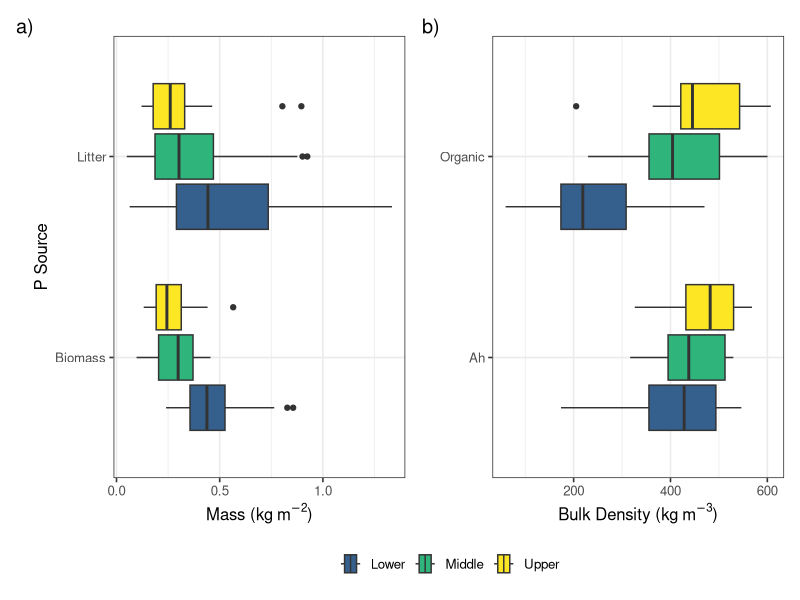
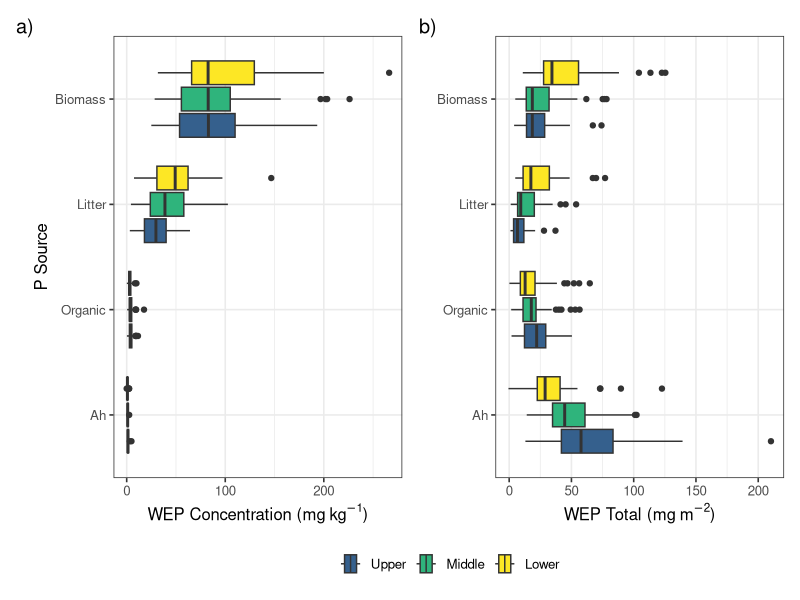

Write the R code that produced these figures, in order.
## ---- chunk 1
library(tidyverse)
library(viridis)
library(patchwork)
## ---- chunk 2
conc <- read_csv(here::here("./notebooks/P_concentration.csv")) %>%
  rename("conc" = "ak_content") %>%
  filter(timing == "Before") %>%
  mutate(sample_type = fct_recode(sample_type, "Ah" = "Soil")) %>%
  mutate(sample_type = fct_relevel(sample_type, c("Ah", "Organic", "Litter","Biomass"))) %>%
  mutate(location = fct_relevel(location, c("Upper", "Middle", "Lower")))

mass_data <- read_csv(here::here("./notebooks/mass.csv")) %>%
  filter(timing == "Before") %>%
  mutate(sample_type = fct_relevel(sample_type, c("Biomass", "Litter")))

bd_data <- read_csv(here::here("./notebooks/bulk density.csv")) %>% # Bulk density measurements
  mutate(mass = bd * length_cm/100 * 1) %>%
  mutate(sample_type = fct_recode(sample_type, "Organic" = "LFH"))
## ---- chunk 3
total_data <- conc %>%
  left_join(mass_data) %>%
  left_join(bd_data) %>%
  mutate(p_total = case_when(sample_type == "Biomass" ~ conc * dryweight/1000 /0.25,
                             sample_type == "Litter" ~ conc * dryweight/1000 /0.25,
                             sample_type == "Organic" ~ conc *mass,
                             sample_type == "Ah"  ~ conc *mass)) %>%
  mutate(sample_type = fct_relevel(sample_type, c("Ah", "Organic", "Litter","Biomass"))) %>%
  mutate(location = fct_relevel(location, c("Upper", "Middle", "Lower")))

## ---- chunk 4
conc %>%
  group_by(sample_type) %>%
  summarise(mean = mean(conc, na.rm = T),
            median = median(conc, na.rm = T),
            sd = sd(conc, na.rm = T),
            IQR = quantile(conc, 0.75, na.rm = T) -quantile(conc, 0.25, na.rm = T))

conc %>%
  group_by(sample_type, location) %>%
  summarise(mean = mean(conc, na.rm = T),
            median = median(conc, na.rm = T),
            sd = sd(conc, na.rm = T),
            IQR = quantile(conc, 0.75, na.rm = T) -quantile(conc, 0.25, na.rm = T))

total_data %>%
  group_by(sample_type) %>%
  summarise(mean = mean(p_total, na.rm = T),
            median = median(p_total, na.rm = T),
            sd = sd(p_total, na.rm = T),
            IQR = quantile(p_total, 0.75, na.rm = T) -quantile(p_total, 0.25, na.rm = T))

total_data %>%
  group_by(sample_type, location) %>%
  summarise(mean = mean(p_total, na.rm = T),
            median = median(p_total, na.rm = T),
            sd = sd(p_total, na.rm = T),
            IQR = quantile(p_total, 0.75, na.rm = T) -quantile(p_total, 0.25, na.rm = T))
## ---- chunk 5
p5 <- ggplot(data = bd_data, aes(y = sample_type, x = bd, fill = location)) + 
  geom_boxplot() +
  theme_bw(base_size = 12) +
  labs(x = expression(paste("Bulk Density (", kg~m^{-3}, ")")), tag = "b)") +
  scale_fill_viridis_d(begin = 0.3, end = 1) +
  theme(legend.position = "bottom", 
        legend.title = element_blank(),
        axis.title.y = element_blank())
## ---- chunk 6
p4 <- ggplot(data = mass_data, aes(y = sample_type, x = dryweight/1000 /0.25, fill = location)) + 
  geom_boxplot() +
  theme_bw(base_size = 12) +
  labs(x = expression(paste("Mass (", kg~m^{-2}, ")")), y = "P Source", tag = "a)") +
  scale_fill_viridis_d(begin = 0.3, end = 1) +
  theme(legend.position = "bottom", 
        legend.title = element_blank())
## ---- chunk 7
#| label: suppfig-weights-bd
#| fig-cap: "a) Mass of biomass and litter before grazing and mowing and b) the bulk density of the organic layer and 10 cm Ah horizon"
#| fig-alt: "a) Mass of biomass and litter before grazing and mowing and b) the bulk density of the organic layer and 10 cm Ah horizon"
#| 
p4 + p5 + plot_layout(guides = 'collect') & theme(legend.position = 'bottom', legend.title = element_blank())
## ---- chunk 8
p1 <- ggplot(data = conc, aes(y = sample_type, x = conc, fill = location)) + 
  geom_boxplot() + 
  #scale_x_log10() +
  theme_bw(base_size = 12) +
  theme(legend.position = c(0.2, 0.8),
        legend.title = element_blank()) +
  labs(x = expression(paste("WEP Concentration (", mg~kg^{-1}, ")")), y = "P Source", tag = "a)") +
  scale_fill_viridis_d(name = "Location", begin = 0.3, end = 1)
#p1

p2 <- ggplot(data = total_data, aes(y = sample_type, x = p_total, fill = location)) + 
  geom_boxplot() + 
  #scale_x_log10() +
  theme_bw(base_size = 12) +
  theme(axis.title.y = element_blank(),
        legend.position = "none") +
  labs(x = expression(paste("WEP Total (", mg~m^{-2}, ")")), tag = "b)") +
  scale_fill_viridis_d(name = "Location", begin = 0.3, end = 1)
#p2
## ---- chunk 9
#| label: fig-vertical-WEP
#| fig-cap: "Vertical and longitudinal profiles of a) WEP concentration and b) WEP content in the riparian areas prior to grazing and mowing treatments."
#| fig-alt: "Vertical and longitudinal profiles of a) WEP concentration and b) WEP content in the riparian areas prior to grazing and mowing treatments."
#|  
p3 <- p1+p2 + plot_layout(guides = 'collect') & theme(legend.position = 'bottom', legend.title = element_blank())  

p3
#ggsave(plot = p3, filename = here::here("./Figures/Figure 2.tiff"), width = 174, height = 100, units = "mm", dpi = 400) 
